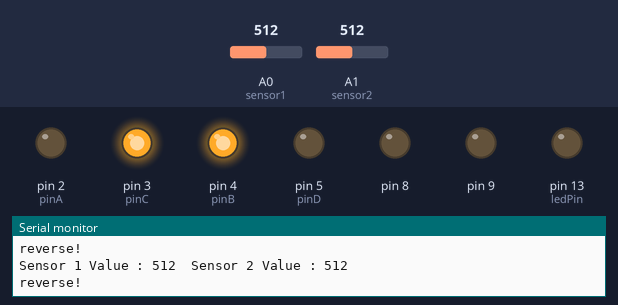
Recording of a sketch running on a simulated Arduino Uno, built with avr-gcc and run on an emulated ATmega328P. Parts: output pins drawn as LEDs (lit = HIGH), the last lines printed to the serial monitor. The test bench sets the inputs (shaded band); at power-on: A0 (sensor1) = 512, A1 (sensor2) = 512.

Above: at 1.2 s.
1.3 s: A0 (sensor1) set to 55
2.8 s: A0 (sensor1) set to 44
At 3.8 s:
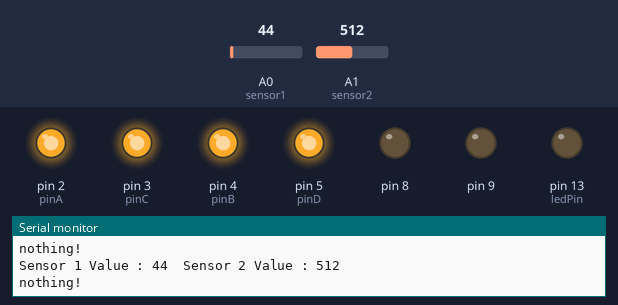
4.5 s: A1 (sensor2) set to 105
6.0 s: A1 (sensor2) set to 93
7.8 s: A0 (sensor1) set to 122
At 9.0 s:
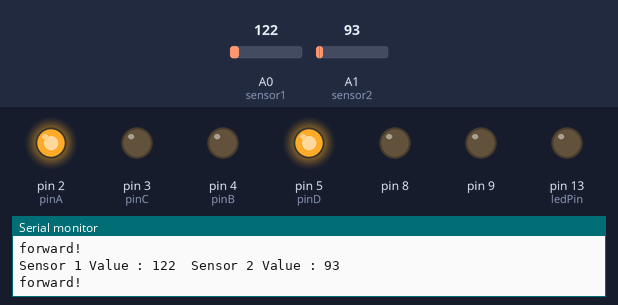
9.3 s: A0 (sensor1) set to 0
At 10.5 s:
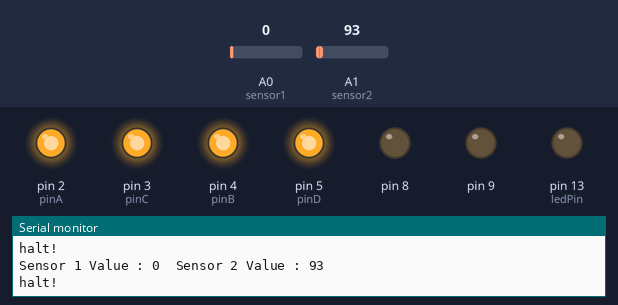
Timing chart, 0 to 11.8 s (numbered marks = the images above; inputs shaded):
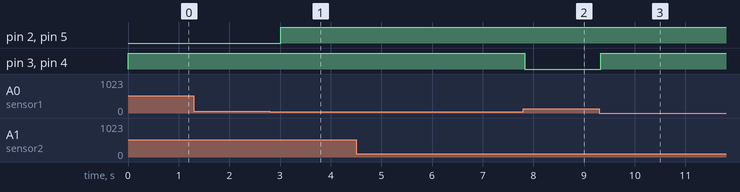

Measured:
- the behaviour switches between 51 and 50 on A0 (sensor1) (found by bisection; images 0 and 1)
- after the input at 2.8 s, pin 2 (pinA), pin 5 (pinD): LOW → HIGH after 0.21 s
- after the input at 7.8 s, pin 3 (pinC), pin 4 (pinB): HIGH → LOW at once
- after the input at 9.3 s, pin 3 (pinC), pin 4 (pinB): LOW → HIGH at once

The sketch:

WBEA_Final.ino
```cpp
int sensor1 = A0;
int sensor2 = A1;
int ledPin = 13;
int sensor1Value = 0;
int sensor2Value = 0;

int lastValue = 0;
const int changeLim = 50;

int pinA = 2;
int pinB = 4;
int pinC = 3;
int pinD = 5;

void setup() {
  pinMode(8,OUTPUT);
  pinMode(9,OUTPUT);
  Serial.begin(9600);
  pinMode(ledPin, OUTPUT);
  pinMode(pinA,OUTPUT);
  pinMode(pinB,OUTPUT);
  pinMode(pinC,OUTPUT);
  pinMode(pinD,OUTPUT);
  halt();
}

int t1 = 50;
int t2 = 100;

int up = 2;

void loop() {
  sensor1Value = analogRead(sensor1);
  sensor2Value = analogRead(sensor2);

  Serial.print("Sensor 1 Value : ");
  Serial.print(sensor1Value);
  Serial.print("  ");
  Serial.print("Sensor 2 Value : ");
  Serial.println(sensor2Value);

   if(sensor1Value<t1&sensor2Value<t2) {
    Serial.println("halt!");
    halt();
  }
  else if(sensor1Value>t1&&sensor2Value>t2) {
    Serial.println("reverse!");
    reverse();
  }
  else if(sensor1Value>t1&&sensor2Value<t2) {
    Serial.println("forward!");
    forward();
  }
  else {
    Serial.println("nothing!");
    halt();
  }

  //........................................
  /*
  sensor1Value = analogRead(sensor1);
  Serial.print("Sensor 1 Value : ");
  Serial.println(sensor1Value);

  int dif = sensor1Value - lastValue;
  if(dif < 0) {
    dif *= -1;
    up -= 2;
    if(up < 0) up = 0;
  } else {
    if(++up > 4) up = 4;
  }

  if(dif > changeLim) {
    if(up == 4) {
      Serial.println("up");
      forward();
    } else if(up == 0) {
      reverse();
      Serial.println("down");
    }
    lastValue=sensor1Value;
    //halt();
  }
  if(digitalRead(8)==HIGH) {
    halt();
    Serial.println("halt");
  }
  */
  //..............................
  /*
  if(digitalRead(8)==HIGH) {
    Serial.println("forward");
    forward();
  }
  else if(digitalRead(9)==HIGH) {
    Serial.println("reverse!");
    reverse();
  }
  else{
    halt();
    Serial.println("halt");
  }
  */
  delay(300);
}
void forward() {
  digitalWrite(pinA, 1);
  digitalWrite(pinB, 0);
  digitalWrite(pinC, 0);
  digitalWrite(pinD, 1);
}

void reverse() {
  digitalWrite(pinA, 0);
  digitalWrite(pinB, 1);
  digitalWrite(pinC, 1);
  digitalWrite(pinD, 0);
}

void halt() {
  digitalWrite(pinA, 1);
  digitalWrite(pinB, 1);
  digitalWrite(pinC, 1);
  digitalWrite(pinD, 1);
}
```
